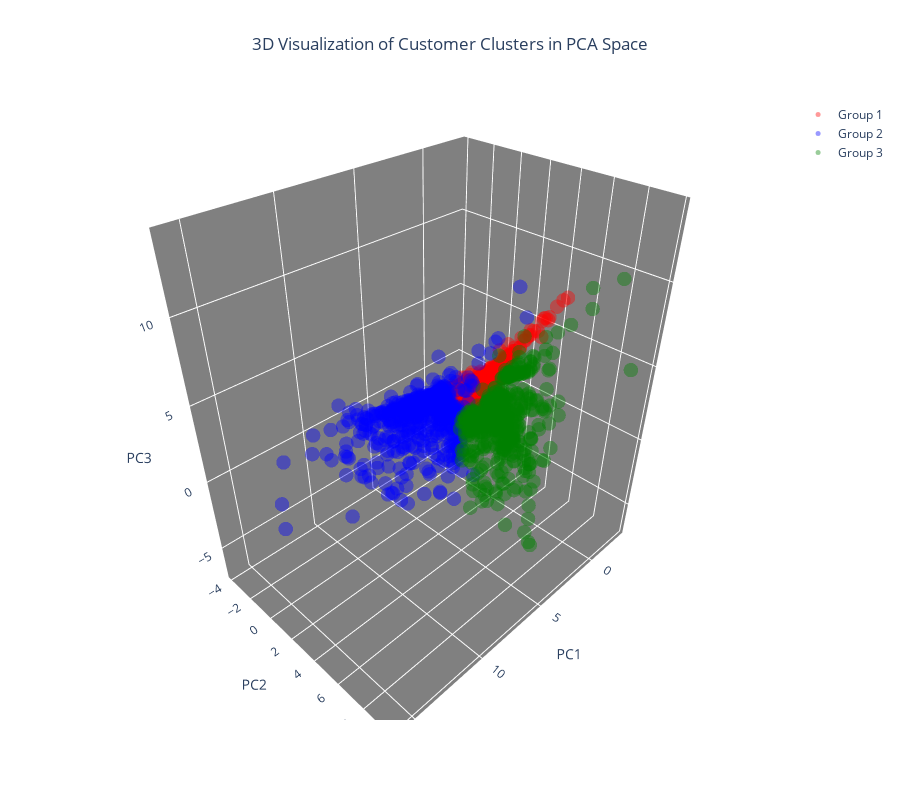

Notebook cell for this chart:
### Code cell
# 색상 지정 
colors = ['red', 'blue', 'green']

# 각 클러스터별 데이터 분릴
cluster_0 = data_pca[data_pca['cluster'] == 0]
cluster_1 = data_pca[data_pca['cluster'] == 1]
cluster_2 = data_pca[data_pca['cluster'] == 2]

# 3D 시각화
fig = go.Figure()

# 각 클러스터별 데이터 표기 
fig.add_trace(go.Scatter3d(x=cluster_0['PC1'], y=cluster_0['PC2'], z=cluster_0['PC3'], 
                           mode='markers', marker=dict(color=colors[0], size=5, opacity=0.4), name='Group 1'))
fig.add_trace(go.Scatter3d(x=cluster_1['PC1'], y=cluster_1['PC2'], z=cluster_1['PC3'], 
                           mode='markers', marker=dict(color=colors[1], size=5, opacity=0.4), name='Group 2'))
fig.add_trace(go.Scatter3d(x=cluster_2['PC1'], y=cluster_2['PC2'], z=cluster_2['PC3'], 
                           mode='markers', marker=dict(color=colors[2], size=5, opacity=0.4), name='Group 3'))

# 범례 및 제목 영역 설정
fig.update_layout(
    title=dict(text='3D Visualization of Customer Clusters in PCA Space', x=0.5),
    scene=dict(
        xaxis=dict(backgroundcolor="grey", gridcolor='white', title='PC1'),
        yaxis=dict(backgroundcolor="grey", gridcolor='white', title='PC2'),
        zaxis=dict(backgroundcolor="grey", gridcolor='white', title='PC3'),
    ),
    width=900,
    height=800
)

fig.show()

### Figure 1 — Plotly figure (JSON) as saved in the notebook; plotly's stock layout.template omitted (floating-point values rounded to 4 significant figures; data arrays with more than 128 entries replaced by an {"elided": "..."} marker saying what was removed)
{"data": [{"marker": {"color": "red", "opacity": 0.4, "size": 5}, "mode": "markers", "name": "Group 1", "type": "scatter3d", "x": {"elided": "3033 float values"}, "y": {"elided": "3033 float values"}, "z": {"elided": "3033 float values"}}, {"marker": {"color": "blue", "opacity": 0.4, "size": 5}, "mode": "markers", "name": "Group 2", "type": "scatter3d", "x": {"elided": "583 float values"}, "y": {"elided": "583 float values"}, "z": {"elided": "583 float values"}}, {"marker": {"color": "green", "opacity": 0.4, "size": 5}, "mode": "markers", "name": "Group 3", "type": "scatter3d", "x": {"elided": "508 float values"}, "y": {"elided": "508 float values"}, "z": {"elided": "508 float values"}}], "layout": {"height": 800, "scene": {"xaxis": {"backgroundcolor": "grey", "gridcolor": "white", "title": {"text": "PC1"}}, "yaxis": {"backgroundcolor": "grey", "gridcolor": "white", "title": {"text": "PC2"}}, "zaxis": {"backgroundcolor": "grey", "gridcolor": "white", "title": {"text": "PC3"}}}, "title": {"text": "3D Visualization of Customer Clusters in PCA Space", "x": 0.5}, "width": 900}}
